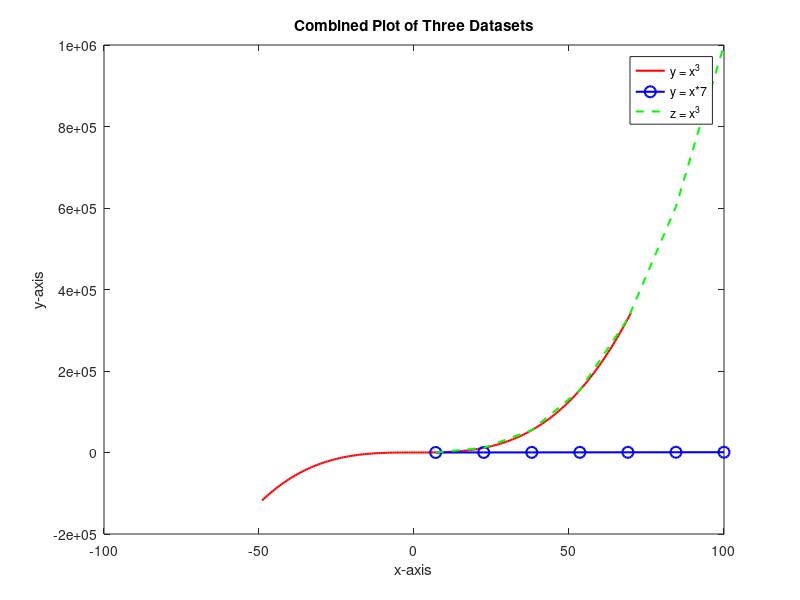

MATLAB code to generate this figure:
x1 = linspace(-49, 70, 210);
y1 = x1.^3;

x2 = linspace(7, 100, 7);
y2 = x2 .* 7;

z = x2.^3;

plot(x1, y1, 'r-', 'LineWidth', 1.5, 'DisplayName', 'y = x^3');
hold on;
plot(x2, y2, 'bo-', 'LineWidth', 1.5, 'MarkerSize', 8, 'DisplayName', 'y = x*7');
plot(x2, z, 'g--', 'LineWidth', 1.5, 'DisplayName', 'z = x^3');

xlabel('x-axis');
ylabel('y-axis');
title('Combined Plot of Three Datasets');

legend;

hold off;

pause;
